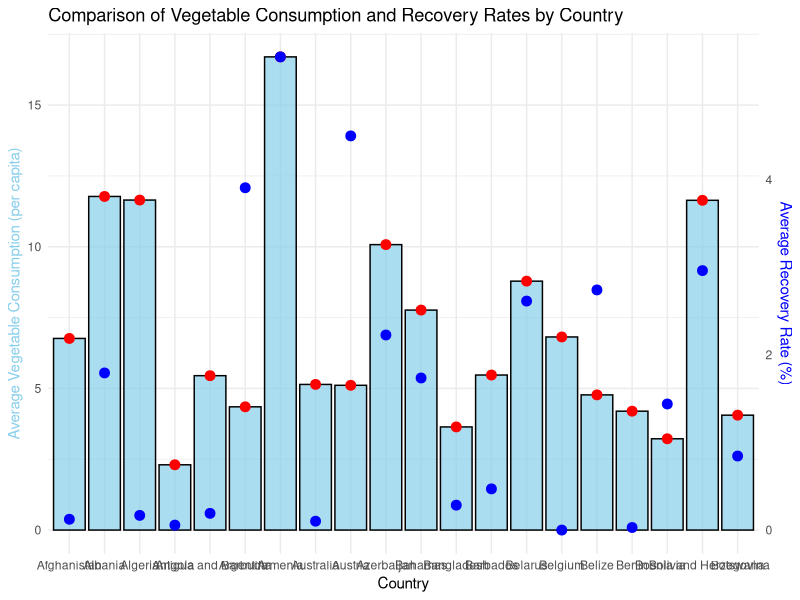

R code for this plot:


library(ggplot2)
library(dplyr)


dataset <- read.csv("dataset.csv")


summary_data <- dataset %>%
  group_by(Country) %>%
  summarise(
    Avg_Vegetables = mean(Vegetables, na.rm = TRUE),
    Avg_Recovered = mean(Recovered, na.rm = TRUE)
  )

max_veg <- max(summary_data$Avg_Vegetables, na.rm = TRUE)
max_recov <- max(summary_data$Avg_Recovered, na.rm = TRUE)

summary_data <- summary_data %>%
  mutate(
    Scaled_Recovered = Avg_Recovered * max_veg / max_recov  # Scaling recovery rate
  )

ggplot(summary_data, aes(x = Country)) +
  # Bar chart for vegetable consumption
  geom_bar(aes(y = Avg_Vegetables), stat = "identity", fill = "skyblue", color = "black", alpha = 0.7) +
  
  # Red line for vegetable consumption
  geom_line(aes(y = Avg_Vegetables), color = "red", size = 1) +
  
  # Blue line for recovery rates, scaled to fit the vegetable axis
  geom_line(aes(y = Scaled_Recovered), color = "blue", size = 1) +
  
  # Red dots for vegetable consumption
  geom_point(aes(y = Avg_Vegetables), color = "red", size = 3) +
  
  # Blue dots for recovery rates
  geom_point(aes(y = Scaled_Recovered), color = "blue", size = 3) +
  
  # Scale y-axis for vegetable consumption
  scale_y_continuous(
    name = "Average Vegetable Consumption (per capita)",
    sec.axis = sec_axis(~ . * max_recov / max_veg, name = "Average Recovery Rate (%)")
  ) +
  
  labs(
    title = "Comparison of Vegetable Consumption and Recovery Rates by Country",
    x = "Country"
  ) +
  theme_minimal() +
  theme(
    axis.title.y = element_text(color = "skyblue"),
    axis.title.y.right = element_text(color = "blue")
  )
